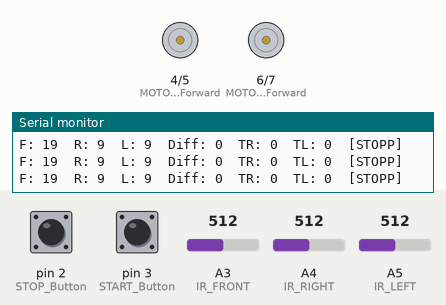
This program was run on a simulated Arduino Uno, built with avr-gcc and run on an emulated ATmega328P. On the bench: motor-driver pin pairs drawn as motors (green arrow = first pin HIGH = forward, orange = second pin HIGH = backward, longer = more drive, scaled by the enable pin), the last lines printed to the serial monitor. The test bench sets the inputs (shaded band); at power-on: pin 3 (START_Button) HIGH, pin 2 (STOP_Button) HIGH, A3 (IR_FRONT) = 512, A4 (IR_RIGHT) = 512, A5 (IR_LEFT) = 512.

Above: at 1.2 s.
1.3 s: pin 3 (START_Button) pulled LOW for 0.15 s
At 1.7 s:
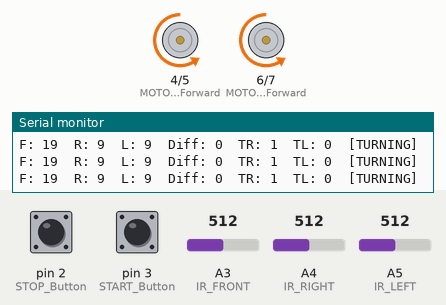
2.9 s: pin 2 (STOP_Button) pulled LOW for 0.15 s
At 3.4 s:
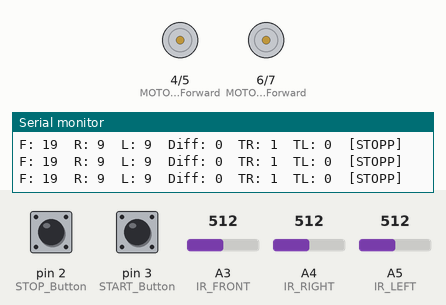
4.5 s: pin 3 (START_Button) pulled LOW for 1 s
At 5.3 s:
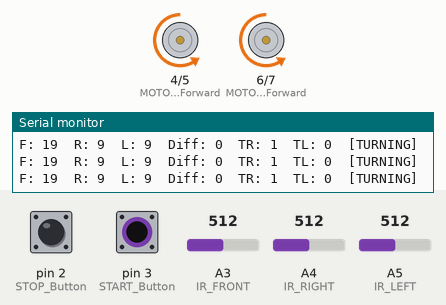
Timing chart, 0 to 7.5 s (numbered marks = the images above; inputs shaded):
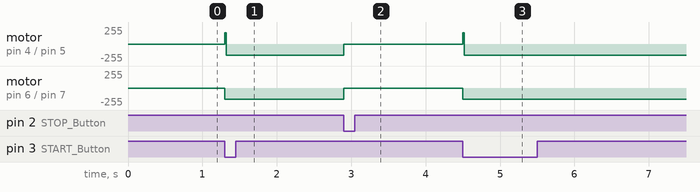

The program:

main.cpp
```cpp
#include <Arduino.h>

// ===== PIN-DEFINITIONEN =====
#define MOTOR_Right_Speed     10   // PWM
#define MOTOR_Left_Speed      11   // PWM
#define MOTOR_Right_Forward   4
#define MOTOR_Right_Backward  5
#define MOTOR_Left_Forward    6
#define MOTOR_Left_Backward   7

#define START_Button  3
#define STOP_Button   2

#define IR_FRONT  A3
#define IR_RIGHT  A4
#define IR_LEFT   A5

// ===== KALIBRIERPARAMETER =====
const float PARAM_M_FRONT = 18879.80769f;
const float PARAM_D_FRONT = 45.20557f;
const float PARAM_K_FRONT = 15.0f;

const float PARAM_M_RIGHT = 22628.57143f;
const float PARAM_D_RIGHT = 60.71428571f;
const float PARAM_K_RIGHT = 30.0f;

const float PARAM_M_LEFT  = 17500.57143f;
const float PARAM_D_LEFT  = 60.71428571f;
const float PARAM_K_LEFT  = 30.0f;

// ===== SCHWELLWERTE =====
const uint16_t FRONT_STOP  = 50;   // cm
const uint16_t SIDE_STOP   = 25;   // cm

// ===== GESCHWINDIGKEIT =====
const uint8_t BASE_SPEED = 170;

// ===== KREIS-ERKENNUNG =====
const uint16_t TURN_RESET_TIME = 2500;  // ms — Zähler reset wenn kein Turn in dieser Zeit

// ===== STATE MACHINE =====
/*
 * Zustandsübergänge:
 *   STOPP   --[Start-Button]-------------------------> FORWARD
 *   FORWARD --[Stop-Button]-------------------------> STOPP
 *   FORWARD --[front<50 || right<25 || left<25]-----> TURNING
 *   TURNING --[kein Hindernis mehr]-----------------> FORWARD
 *   TURNING --[Stop-Button]-------------------------> STOPP
 */
enum State { STOPP, FORWARD, TURNING };

// ===== GLOBALE VARIABLEN =====
State state = STOPP;

uint16_t ir_front = 70, ir_right = 35, ir_left = 35;
uint16_t ir_front_prev = 70, ir_right_prev = 35, ir_left_prev = 35;

bool    turn_left_flag   = false;
uint8_t turn_count_right = 0;
uint8_t turn_count_left  = 0;

unsigned long last_turn_millis  = 0;
unsigned long prev_millis_20ms  = 0;
unsigned long prev_millis_100ms = 0;


// ===== FUNKTIONSPROTOTYPEN =====
void checkButtons();
void readSensors();
void processStateMachine();
void driveForward();
void doTurn();
void forward();
void turnRight();
void turnLeft();
void backward();
void stop();
void printStatus();


// ===== SETUP =====
void setup() {
  Serial.begin(9600);

  pinMode(MOTOR_Right_Speed,    OUTPUT);
  pinMode(MOTOR_Left_Speed,     OUTPUT);
  pinMode(MOTOR_Right_Forward,  OUTPUT);
  pinMode(MOTOR_Right_Backward, OUTPUT);
  pinMode(MOTOR_Left_Forward,   OUTPUT);
  pinMode(MOTOR_Left_Backward,  OUTPUT);

  pinMode(START_Button, INPUT_PULLUP);
  pinMode(STOP_Button,  INPUT_PULLUP);

  analogWrite(MOTOR_Right_Speed, BASE_SPEED);
  analogWrite(MOTOR_Left_Speed,  BASE_SPEED);

  stop();
  Serial.println("Bereit. Start-Taste druecken.");
}


// ===== LOOP =====
void loop() {
  checkButtons();

  if (millis() - prev_millis_20ms >= 20) {
    prev_millis_20ms = millis();
    readSensors();
    processStateMachine();
  }

  if (millis() - prev_millis_100ms >= 100) {
    prev_millis_100ms = millis();
    printStatus();
  }
}


// ===== SENSOREN =====
void readSensors() {
  uint16_t raw, new_val;

  ir_front_prev = ir_front;
  ir_right_prev = ir_right;
  ir_left_prev  = ir_left;

  // Vorne
  raw     = analogRead(IR_FRONT);
  new_val = (uint16_t)(PARAM_M_FRONT / (raw + PARAM_D_FRONT) - PARAM_K_FRONT);
  if      (new_val > 150) new_val = 151;
  else if (new_val < 20)  new_val = 19;
  ir_front = (new_val + ir_front_prev) / 2;

  // Rechts
  raw     = analogRead(IR_RIGHT);
  new_val = (uint16_t)(PARAM_M_RIGHT / (raw + PARAM_D_RIGHT) - PARAM_K_RIGHT);
  if      (new_val > 80) new_val = 81;
  else if (new_val < 10) new_val = 9;
  ir_right = (new_val + ir_right_prev) / 2;

  // Links
  raw     = analogRead(IR_LEFT);
  new_val = (uint16_t)(PARAM_M_LEFT / (raw + PARAM_D_LEFT) - PARAM_K_LEFT);
  if      (new_val > 80) new_val = 81;
  else if (new_val < 10) new_val = 9;
  ir_left = (new_val + ir_left_prev) / 2;
}


// ===== STATE MACHINE =====
void processStateMachine() {
  switch (state) {
    case STOPP:   stop();         break;
    case FORWARD: driveForward(); break;
    case TURNING: doTurn();       break;
  }
}

void driveForward() {
  forward();

  // Zähler zurücksetzen wenn lange genug geradeaus gefahren
  if (millis() - last_turn_millis >= TURN_RESET_TIME) {
    turn_count_right = 0;
    turn_count_left  = 0;
  }

  if (ir_front < FRONT_STOP || ir_right < SIDE_STOP || ir_left < SIDE_STOP) {
    int16_t diff = (int16_t)ir_right - (int16_t)ir_left;
    turn_left_flag = (diff > 0);


    if (turn_count_right >= 5) {
      turn_left_flag = true;
      turn_count_right = 0;
    } else if (turn_count_left >= 5) {
      turn_left_flag = false;
      turn_count_left = 0;
    }

    if (turn_left_flag) turn_count_left++;
    else                turn_count_right++;

    last_turn_millis = millis();
    state = TURNING;
  }
}

void doTurn() {
  if (turn_left_flag) {
    turnLeft();
  } else {
    turnRight();
  }

  // Wieder vorwärts wenn Weg frei
  if (ir_front >= FRONT_STOP && ir_right >= SIDE_STOP && ir_left >= SIDE_STOP) {
    state = FORWARD;
  }
}


// ===== BUTTONS =====
void checkButtons() {
  if (digitalRead(START_Button) == LOW && state == STOPP)
    state = FORWARD;
  if (digitalRead(STOP_Button) == LOW)
    state = STOPP;
}


// ===== MOTORSTEUERUNG =====
void forward() {
  digitalWrite(MOTOR_Right_Forward, HIGH);
  digitalWrite(MOTOR_Right_Backward, LOW);
  digitalWrite(MOTOR_Left_Forward, LOW);
  digitalWrite(MOTOR_Left_Backward, HIGH);
}

void backward() {
  digitalWrite(MOTOR_Right_Forward, LOW);
  digitalWrite(MOTOR_Right_Backward, HIGH);
  digitalWrite(MOTOR_Left_Forward, HIGH);
  digitalWrite(MOTOR_Left_Backward, LOW);
}

void turnRight()
{
  digitalWrite(MOTOR_Right_Forward, LOW);
  digitalWrite(MOTOR_Right_Backward, HIGH);
  digitalWrite(MOTOR_Left_Forward, LOW);
  digitalWrite(MOTOR_Left_Backward, HIGH);
}

void turnLeft() {
  digitalWrite(MOTOR_Right_Forward, HIGH);
  digitalWrite(MOTOR_Right_Backward, LOW);
  digitalWrite(MOTOR_Left_Forward, HIGH);
  digitalWrite(MOTOR_Left_Backward, LOW);
}

void stop() {
  digitalWrite(MOTOR_Right_Forward, LOW);
  digitalWrite(MOTOR_Right_Backward, LOW);
  digitalWrite(MOTOR_Left_Forward, LOW);
  digitalWrite(MOTOR_Left_Backward, LOW);
}


// ===== SERIAL OUTPUT =====
void printStatus() {
  Serial.print("F: ");   Serial.print(ir_front);
  Serial.print("\tR: "); Serial.print(ir_right);
  Serial.print("\tL: "); Serial.print(ir_left);
  Serial.print("\tDiff: "); Serial.print((int16_t)(ir_right - ir_left));
  Serial.print("  TR: "); Serial.print(turn_count_right);
  Serial.print("  TL: "); Serial.print(turn_count_left);
  Serial.print("  [");
  switch (state) {
    case STOPP:   Serial.print("STOPP");   break;
    case FORWARD: Serial.print("FORWARD"); break;
    case TURNING: Serial.print("TURNING"); break;
  }
  Serial.println("]");
}
```

Measured:
- after the input at 1.3 s, motor on pin 4 (MOTOR_Right_Forward) / pin 5 (MOTOR_Right_Backward), motor on pin 6 (MOTOR_Left_Forward) / pin 7 (MOTOR_Left_Backward): stopped → backward 170/255 at once
- after the input at 2.9 s, motor on pin 4 (MOTOR_Right_Forward) / pin 5 (MOTOR_Right_Backward), motor on pin 6 (MOTOR_Left_Forward) / pin 7 (MOTOR_Left_Backward): backward 170/255 → stopped at once
- after the input at 4.5 s, motor on pin 4 (MOTOR_Right_Forward) / pin 5 (MOTOR_Right_Backward), motor on pin 6 (MOTOR_Left_Forward) / pin 7 (MOTOR_Left_Backward): stopped → backward 170/255 at once
